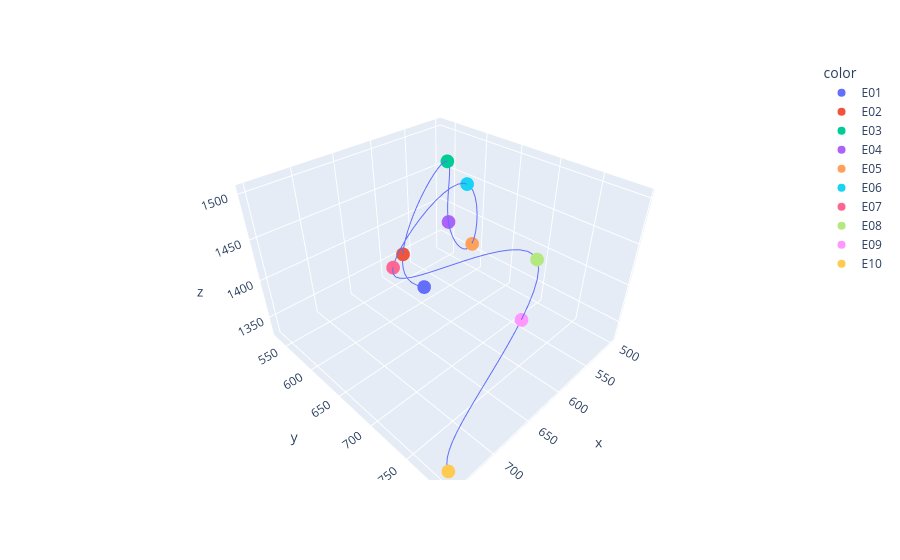

The cell this chart's notebook holds for it:
### Markdown cell above
Plot single trace:

### Code cell
tr.plot_traces(traces_long.query('QC == 1'),[5])

### Figure 1 — Plotly figure (JSON) as saved in the notebook; plotly's stock layout.template omitted (floating-point values rounded to 4 significant figures)
{"data": [{"hovertemplate": "color=E01<br>x=%{x}<br>y=%{y}<br>z=%{z}<extra></extra>", "legendgroup": "E01", "marker": {"color": "#636efa", "symbol": "circle"}, "mode": "markers", "name": "E01", "scene": "scene", "showlegend": true, "type": "scatter3d", "x": [594.7], "y": [599.3], "z": [1345.0]}, {"hovertemplate": "color=E02<br>x=%{x}<br>y=%{y}<br>z=%{z}<extra></extra>", "legendgroup": "E02", "marker": {"color": "#EF553B", "symbol": "circle"}, "mode": "markers", "name": "E02", "scene": "scene", "showlegend": true, "type": "scatter3d", "x": [570.4], "y": [533.1], "z": [1350.0]}, {"hovertemplate": "color=E03<br>x=%{x}<br>y=%{y}<br>z=%{z}<extra></extra>", "legendgroup": "E03", "marker": {"color": "#00cc96", "symbol": "circle"}, "mode": "markers", "name": "E03", "scene": "scene", "showlegend": true, "type": "scatter3d", "x": [524.7], "y": [568.7], "z": [1476.0]}, {"hovertemplate": "color=E04<br>x=%{x}<br>y=%{y}<br>z=%{z}<extra></extra>", "legendgroup": "E04", "marker": {"color": "#ab63fa", "symbol": "circle"}, "mode": "markers", "name": "E04", "scene": "scene", "showlegend": true, "type": "scatter3d", "x": [502.0], "y": [549.1], "z": [1377.0]}, {"hovertemplate": "color=E05<br>x=%{x}<br>y=%{y}<br>z=%{z}<extra></extra>", "legendgroup": "E05", "marker": {"color": "#FFA15A", "symbol": "circle"}, "mode": "markers", "name": "E05", "scene": "scene", "showlegend": true, "type": "scatter3d", "x": [545.6], "y": [630.4], "z": [1398.0]}, {"hovertemplate": "color=E06<br>x=%{x}<br>y=%{y}<br>z=%{z}<extra></extra>", "legendgroup": "E06", "marker": {"color": "#19d3f3", "symbol": "circle"}, "mode": "markers", "name": "E06", "scene": "scene", "showlegend": true, "type": "scatter3d", "x": [557.5], "y": [630.5], "z": [1479.0]}, {"hovertemplate": "color=E07<br>x=%{x}<br>y=%{y}<br>z=%{z}<extra></extra>", "legendgroup": "E07", "marker": {"color": "#FF6692", "symbol": "circle"}, "mode": "markers", "name": "E07", "scene": "scene", "showlegend": true, "type": "scatter3d", "x": [660.3], "y": [625.3], "z": [1419.0]}, {"hovertemplate": "color=E08<br>x=%{x}<br>y=%{y}<br>z=%{z}<extra></extra>", "legendgroup": "E08", "marker": {"color": "#B6E880", "symbol": "circle"}, "mode": "markers", "name": "E08", "scene": "scene", "showlegend": true, "type": "scatter3d", "x": [648.4], "y": [786.2], "z": [1500.0]}, {"hovertemplate": "color=E09<br>x=%{x}<br>y=%{y}<br>z=%{z}<extra></extra>", "legendgroup": "E09", "marker": {"color": "#FF97FF", "symbol": "circle"}, "mode": "markers", "name": "E09", "scene": "scene", "showlegend": true, "type": "scatter3d", "x": [661.4], "y": [787.2], "z": [1449.0]}, {"hovertemplate": "color=E10<br>x=%{x}<br>y=%{y}<br>z=%{z}<extra></extra>", "legendgroup": "E10", "marker": {"color": "#FECB52", "symbol": "circle"}, "mode": "markers", "name": "E10", "scene": "scene", "showlegend": true, "type": "scatter3d", "x": [749.6], "y": [792.8], "z": [1344.0]}, {"mode": "lines", "showlegend": false, "type": "scatter3d", "x": [594.7, 591.0, 587.3, 583.8, 580.5, 577.2, 574.0, 570.9, 567.8, 564.8, 561.8, 558.8, 555.7, 552.7, 549.6, 546.5, 543.2, 539.9, 536.5, 533.0, 529.3, 525.5, 521.5, 517.4, 513.5, 509.8, 506.5, 503.7, 501.6, 500.3, 500.0, 500.9, 503.0, 506.3, 510.6, 515.6, 521.1, 526.7, 532.1, 537.2, 541.6, 545.0, 547.2, 548.5, 549.1, 549.4, 549.9, 550.9, 552.7, 555.7, 560.4, 566.6, 574.2, 582.8, 592.2, 602.2, 612.3, 622.5, 632.3, 641.6, 650.0, 657.3, 663.2, 667.6, 670.7, 672.6, 673.4, 673.3, 672.5, 670.9, 668.8, 666.4, 663.6, 660.8, 657.9, 655.2, 652.8, 650.8, 649.3, 648.5, 648.5, 649.4, 651.2, 653.7, 656.9, 660.8, 665.3, 670.3, 675.8, 681.7, 687.9, 694.5, 701.2, 708.1, 715.1, 722.2, 729.2, 736.2, 743.0, 749.6], "y": [599.3, 582.0, 567.6, 556.1, 547.1, 540.5, 536.0, 533.4, 532.4, 532.9, 534.6, 537.2, 540.7, 544.6, 548.9, 553.3, 557.5, 561.4, 564.7, 567.2, 568.6, 568.8, 567.5, 565.0, 561.7, 557.9, 554.1, 550.5, 547.7, 545.9, 545.6, 547.0, 550.7, 556.6, 564.3, 573.4, 583.3, 593.6, 603.8, 613.4, 622.0, 629.1, 634.3, 637.6, 639.3, 639.6, 638.7, 637.0, 634.6, 631.7, 628.7, 625.8, 622.9, 620.3, 618.1, 616.3, 615.2, 614.8, 615.3, 616.7, 619.3, 623.0, 628.1, 634.5, 642.1, 650.6, 660.0, 670.0, 680.5, 691.4, 702.4, 713.5, 724.4, 735.0, 745.2, 754.7, 763.4, 771.1, 777.8, 783.1, 787.0, 789.4, 790.4, 790.3, 789.3, 787.5, 785.2, 782.5, 779.7, 776.8, 774.2, 772.0, 770.4, 769.7, 769.9, 771.3, 774.1, 778.5, 784.7, 792.8], "z": [1345.0, 1336.0, 1331.0, 1329.0, 1331.0, 1334.0, 1340.0, 1348.0, 1358.0, 1369.0, 1381.0, 1393.0, 1406.0, 1419.0, 1431.0, 1442.0, 1453.0, 1462.0, 1469.0, 1474.0, 1476.0, 1476.0, 1473.0, 1467.0, 1459.0, 1449.0, 1438.0, 1426.0, 1414.0, 1402.0, 1391.0, 1382.0, 1375.0, 1369.0, 1366.0, 1365.0, 1366.0, 1369.0, 1373.0, 1379.0, 1387.0, 1396.0, 1407.0, 1419.0, 1431.0, 1442.0, 1454.0, 1463.0, 1471.0, 1477.0, 1480.0, 1480.0, 1477.0, 1473.0, 1467.0, 1460.0, 1452.0, 1444.0, 1437.0, 1430.0, 1424.0, 1420.0, 1418.0, 1418.0, 1421.0, 1425.0, 1430.0, 1436.0, 1444.0, 1451.0, 1460.0, 1468.0, 1476.0, 1483.0, 1490.0, 1496.0, 1500.0, 1503.0, 1504.0, 1503.0, 1499.0, 1493.0, 1485.0, 1475.0, 1463.0, 1450.0, 1437.0, 1423.0, 1409.0, 1395.0, 1382.0, 1369.0, 1358.0, 1349.0, 1341.0, 1336.0, 1333.0, 1333.0, 1337.0, 1344.0]}], "layout": {"legend": {"title": {"text": "color"}, "tracegroupgap": 0}, "margin": {"t": 60}, "scene": {"domain": {"x": [0, 1], "y": [0, 1]}, "xaxis": {"title": {"text": "x"}}, "yaxis": {"title": {"text": "y"}}, "zaxis": {"title": {"text": "z"}}}}}
